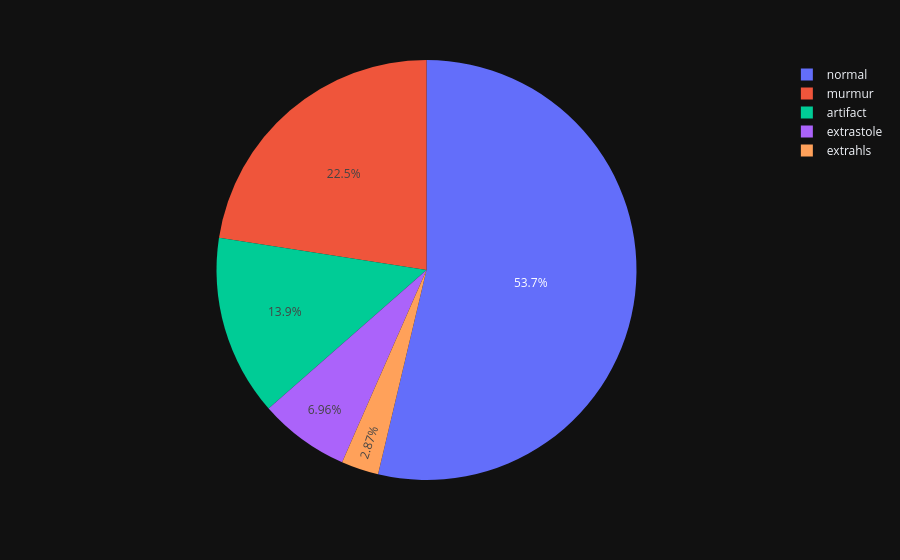

Notebook cell for this chart:
### Code cell
px.pie(values=labels_count.values, names=list(labels_count.index.values))

### Figure 1 — Plotly figure (JSON) as saved in the notebook; plotly's stock layout.template omitted (floating-point values rounded to 4 significant figures)
{"data": [{"domain": {"x": [0.0, 1.0], "y": [0.0, 1.0]}, "hovertemplate": "label=%{label}<br>value=%{value}<extra></extra>", "labels": ["normal", "murmur", "artifact", "extrastole", "extrahls"], "legendgroup": "", "name": "", "showlegend": true, "values": [355, 149, 92, 46, 19], "type": "pie"}], "layout": {"legend": {"tracegroupgap": 0}, "margin": {"t": 60}}}
